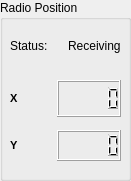
   <widget class="QGroupBox" name="groupBox_8">
    <property name="geometry">
     <rect>
      <x>560</x>
      <y>560</y>
      <width>131</width>
      <height>181</height>
     </rect>
    </property>
    <property name="title">
     <string>Radio Position</string>
    </property>
    <widget class="QWidget" name="layoutWidget">
     <property name="geometry">
      <rect>
       <x>10</x>
       <y>80</y>
       <width>111</width>
       <height>37</height>
      </rect>
     </property>
     <layout class="QHBoxLayout" name="horizontalLayout_31">
      <item>
       <widget class="QLabel" name="label_33">
        <property name="font">
         <font>
          <pointsize>8</pointsize>
          <weight>75</weight>
          <bold>true</bold>
         </font>
        </property>
        <property name="text">
         <string>X</string>
        </property>
       </widget>
      </item>
      <item>
       <widget class="QLCDNumber" name="rpLcdx"/>
      </item>
     </layout>
    </widget>
    <widget class="QWidget" name="layoutWidget">
     <property name="geometry">
      <rect>
       <x>10</x>
       <y>130</y>
       <width>111</width>
       <height>31</height>
      </rect>
     </property>
     <layout class="QHBoxLayout" name="horizontalLayout_32">
      <item>
       <widget class="QLabel" name="label_34">
        <property name="font">
         <font>
          <pointsize>8</pointsize>
          <weight>75</weight>
          <bold>true</bold>
         </font>
        </property>
        <property name="text">
         <string>Y</string>
        </property>
       </widget>
      </item>
      <item>
       <widget class="QLCDNumber" name="rpLcdy"/>
      </item>
     </layout>
    </widget>
    <widget class="QWidget" name="horizontalLayoutWidget">
     <property name="geometry">
      <rect>
       <x>10</x>
       <y>30</y>
       <width>111</width>
       <height>31</height>
      </rect>
     </property>
     <layout class="QHBoxLayout" name="horizontalLayout_36">
      <item>
       <widget class="QLabel" name="label_42">
        <property name="text">
         <string>Status:</string>
        </property>
       </widget>
      </item>
      <item>
       <widget class="QLabel" name="label_41">
        <property name="text">
         <string>Receiving</string>
        </property>
       </widget>
      </item>
     </layout>
    </widget>
   </widget>
